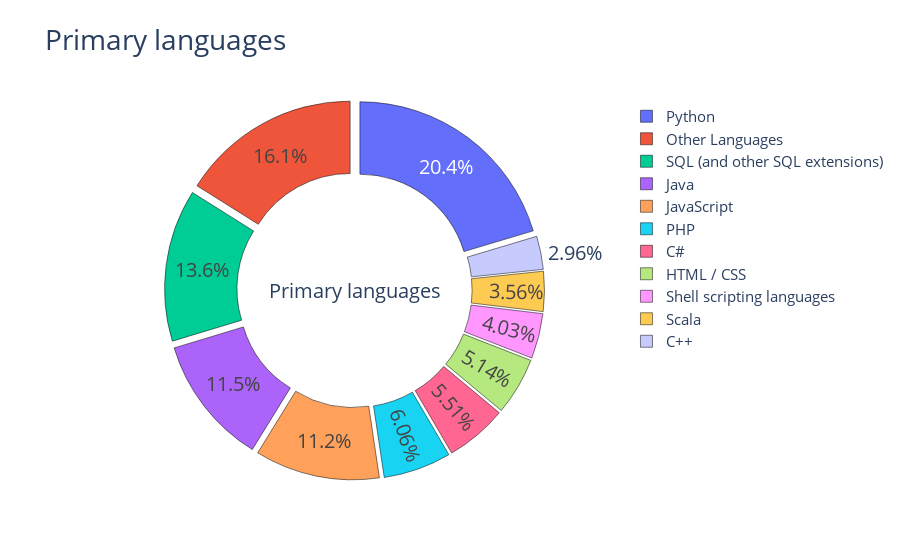

The notebook cell this image was saved under:
### Code cell
fig_primary_lang = go.Figure(
    data=[go.Pie(labels=primary_lang_count['name'], values=primary_lang_count['number'], 
                 pull=[0.05, 0.05, 0.05, 0.05, 0.05, 0.05, 0.05, 0.05, 0.05, 0.05, 0.05],
                hole=0.6)])
fig_primary_lang.update_layout(title_text='Primary languages', font_size=20, uniformtext_minsize=15, 
                               uniformtext_mode='hide',
                              legend=dict(font=dict(size=15)),
                              annotations=[dict(text='Primary languages', x=0.5, y=0.50, font_size=20, showarrow=False)])
fig_primary_lang.update_traces(marker=dict(line=dict(color='#000000', width=0.5)))

fig_primary_lang.show()

### Figure 1 — Plotly figure (JSON) as saved in the notebook; plotly's stock layout.template omitted (floating-point values rounded to 4 significant figures)
{"data": [{"hole": 0.6, "labels": ["Python", "SQL (and other SQL extensions)", "Java", "JavaScript", "PHP", "C#", "HTML / CSS", "Shell scripting languages", "Scala", "C++", "Other Languages", "Other Languages", "Other Languages", "Other Languages", "Other Languages", "Other Languages", "Other Languages", "Other Languages", "Other Languages", "Other Languages", "Other Languages", "Other Languages", "Other Languages", "Other Languages", "Other Languages", "Other Languages", "Other Languages", "Other Languages", "Other Languages", "Other Languages", "Other Languages", "Other Languages", "Other Languages", "Other Languages", "Other Languages", "Other Languages"], "marker": {"line": {"color": "#000000", "width": 0.5}}, "pull": [0.05, 0.05, 0.05, 0.05, 0.05, 0.05, 0.05, 0.05, 0.05, 0.05, 0.05], "type": "pie", "values": [440, 294, 249, 241, 131, 119, 111, 87, 77, 64, 49, 47, 43, 41, 25, 23, 20, 15, 13, 10, 8, 7, 7, 7, 6, 5, 4, 4, 4, 2, 2, 2, 2, 1, 0, 0]}], "layout": {"annotations": [{"font": {"size": 20}, "showarrow": false, "text": "Primary languages", "x": 0.5, "y": 0.5}], "font": {"size": 20}, "legend": {"font": {"size": 15}}, "title": {"text": "Primary languages"}, "uniformtext": {"minsize": 15, "mode": "hide"}}}
